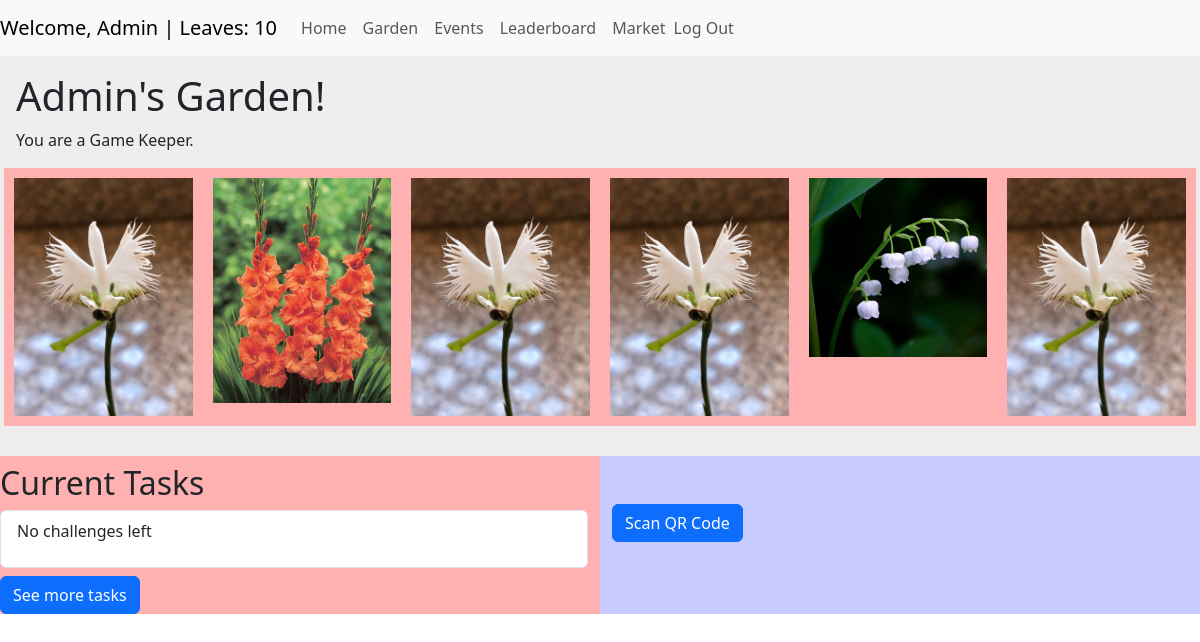
The page / (signed in) on the database its author committed.
### user_management/models.py (models this page shows, shortened)
class CustomUser(AbstractUser):
    email = models.EmailField(null=True, blank=True) # Allows no email, potentially remove in sprint 2
    friends = models.ManyToManyField("self", symmetrical=True, blank=True)
    owned_plants = models.ManyToManyField("garden.Plant", related_name="owners")
    objects = CustomUserManager()

class UserStats(models.Model):
    user = models.OneToOneField(CustomUser, on_delete=models.CASCADE, related_name="stats")
    leaves = models.IntegerField(default=0)
    points = models.IntegerField(default=0)
    class Meta:
        verbose_name = "User Stats"
        verbose_name_plural = "User Stats"

### garden/models.py (models this page shows, shortened)
class Plant(models.Model):
    name = models.CharField(max_length=100)
    price = models.DecimalField(max_digits=6, decimal_places=2)
    image = models.ImageField(upload_to="plant_images/")
    fact = models.TextField()
    onMarket = models.BooleanField(default=True)

### main/views.py (the view)
# urls.py: path("", views.home, name="home"),  # Keep home in main
def home(request):
    if not request.user.is_authenticated:
        return render(request, "home.html", {"plant_slots": None})  # Prevents error for anonymous users
    try:
        user_garden = UserGarden.objects.get(user=request.user)
        plant_slots = [getattr(user_garden, f"plant{slot}Id", None) for slot in range(1, 7)]
    except UserGarden.DoesNotExist:
        plant_slots = []
    return render(request, "home.html", {"plant_slots": plant_slots})

### main/templatetags/auth_extras.py (called while the page is built)
@register.filter(name='has_group')
def has_group(user, group_name):
    try:
        group =  Group.objects.get(name=group_name)
    except Group.DoesNotExist:
        return False
    return group in user.groups.all()

### main/templates/home.html (shortened to what this page needs)
{% extends 'base.html' %}
{% load auth_extras %}
{% load static %}
{% block content %}
<div class="w-100 p-3 h-50" style="background-color: #eee;">
    {% if user.is_authenticated %}
        <h1>{{ user.username }}'s Garden!</h1>
    {% else %}
        <h1>Guest's Garden!</h1>
    {% endif %}
    {% if request.user|has_group:"Game Keepers" %}
        <p>You are a Game Keeper.</p>
    {% else %}
        <p>You are a User.</p>
    {% endif %}
        <div class="row h-50">
            {% for plant in plant_slots %}
                <div class="col-2" style="background-color: rgb(255, 176, 176); padding: 10px;">
                    {% if plant and plant.image %}
                        <img class="image img-fluid" width="100%" src="{{ plant.image.url }}" alt="{{ plant.name }}">
                    {% else %}
                        <img class="image img-fluid" width="100%" src="{% static 'placeholder.jpg' %}" alt="empty_slot">
                    {% endif %}
                </div>
            {% empty %}
                <p>you have not created a garden yet go to the garden page </p>
            {% endfor %}
        </div>
</div>
<div class="row">
    <div class="col-md-6" style="background-color: rgb(255, 176, 176);">
        <h2 class="mt-2">Current Tasks</h2>
        <ul class="list-group">
            <li class="list-group-item">
                {% for item in challenge_list %}
                    {% if forloop.counter <= 4 %}
                        <div class="form-check">
                            <input class="form-check-input" type="checkbox" value="" id="flexCheckDefault">
                            <label class="form-check-label" for="flexCheckDefault">
                                {{ item.title }} - {{ item.desc }} - has {{ item.noOfTasks }}
                            </label>
                            <button class="remove-button btn btn-primary mt-1" data-id="{{ item.challengeId }}" data-points="{{ item.rewardValue }}">Complete</button>
                        </div>
                    {% endif %}
                {% empty %}
                    <p>No challenges left</p>
                {% endfor %}
            </li>
        </ul>
        <button class="btn btn-primary mt-2" onclick="window.location.href='allchallenges'">See more tasks</button>
    </div>
    <div class="col-md-6" style="background-color: rgb(200, 203, 255);">
        <button class="btn btn-primary mt-5" onclick="visible()">Scan QR Code</button>
    </div>
</div>
{% endblock %}

### main/templates/base.html (shortened to what this page needs)
<html lang="en">
<head>
        <link href="https://cdn.jsdelivr.net/npm/bootstrap@5.3.3/dist/css/bootstrap.min.css" rel="stylesheet">
</head>
<body>
<nav class="navbar navbar-expand-lg navbar-light bg-light">
    <a class="navbar-brand" href="#">
        {% if user.is_authenticated %}
            Welcome, {{ user.username }} | Leaves: {{ user.stats.leaves }}
        {% else %}
            Guest
        {% endif %}
    </a>
    <div class="collapse navbar-collapse" id="navbarSupportedContent">
        <ul class="navbar-nav mr-auto my-2 my-lg-0">
            <li class="nav-item active">
                <a class="nav-link" href="/">Home</a>
            </li>
            <li class="nav-item">
                <a class="nav-link" href="/garden">Garden</a>
            </li>
            <li class="nav-item">
                <a class="nav-link" href="/events">Events</a>
            </li>
            <li class="nav-item">
                <a class="nav-link" href="/leaderboard">Leaderboard</a>
            </li>
            <li class="nav-item">
                <a class="nav-link" href="/market">Market</a>
            </li>
            {% if user.is_authenticated %}
                <li class="nav-item d-flex align-items-center">
                    <form action="{% url 'logout' %}" method="post" class="m-0 p-0">
                        <button type="submit" class="nav-link btn btn-link p-0 m-0" style="border: none; background: none;">
                            Log Out
                        </button>
                    </form>
                </li>
            {% else %}
                <li class="nav-item">
                    <a class="nav-link" href="{% url 'login' %}">Log In</a>
                </li>
            {% endif %}
        </ul>
    </div>
</nav>
    {% block content %}
    {% endblock %}
</body>
</html>

### rows shown on the page
CustomUser: username "Admin", stats.leaves "10"
Plant: image (picture)
Plant: image (picture)
Plant: image (picture)
